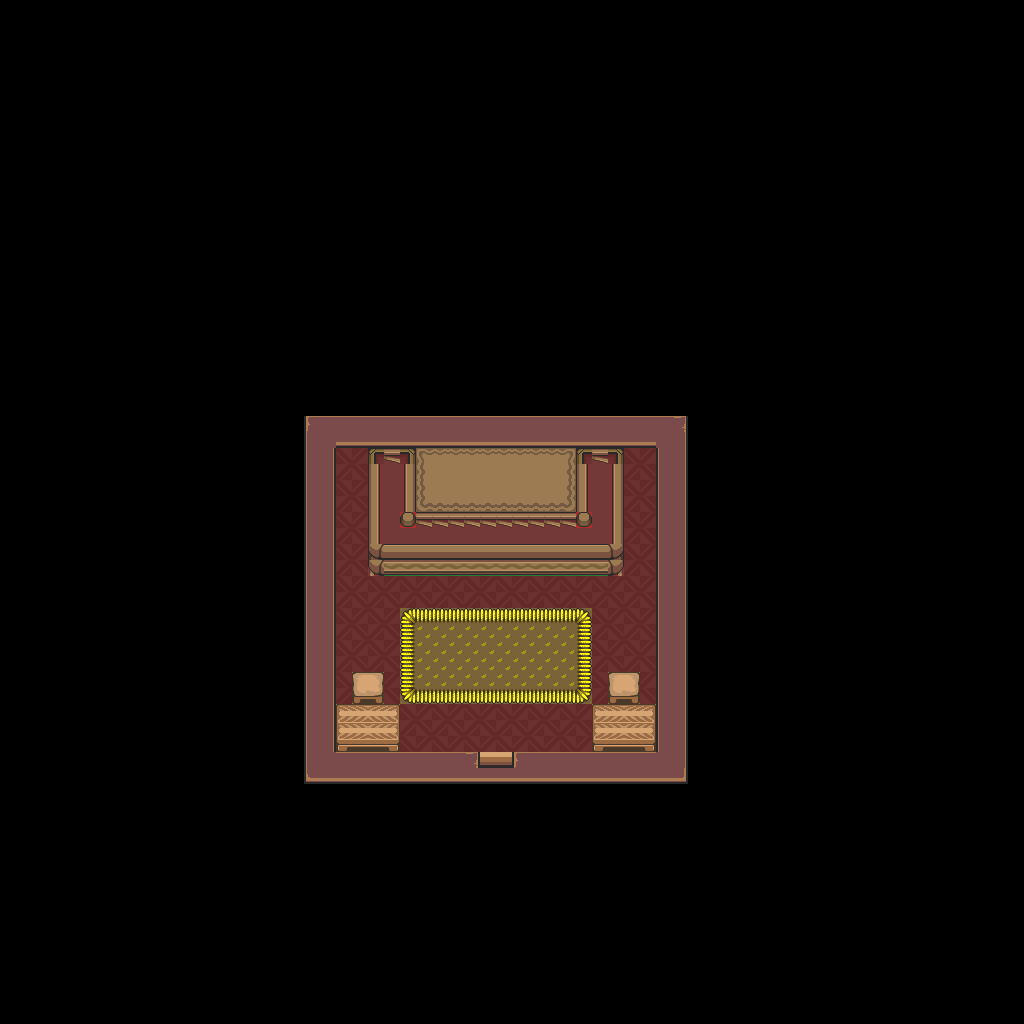

A 2D game scene composited from a Tiled map and its tileset images. What follows is a short description and the map's XML, with each tile layer's data collapsed to a summary:
An orthogonal 64x64 tile map with 16x16 px tiles, 1 tile layer (base), 1 hidden layer not drawn and 6 objects.

<map version="1.10" tiledversion="1.12.1" orientation="orthogonal" renderorder="right-down" width="64" height="64" tilewidth="16" tileheight="16" infinite="0" nextlayerid="3" nextobjectid="7">
 <tileset firstgid="1" source="../classiciphone_pics4.tsx" />
 <layer id="1" name="base" width="64" height="64">
  <data>[4096 cells, 4096 non-empty, 63 distinct tile ids]</data>
 </layer>
 <layer id="2" name="collision" width="64" height="64" visible="0">
  <properties><property name="collision" value="true" /></properties>
  <data>[4096 cells, 3826 non-empty, 1 distinct tile ids]</data>
 </layer>
 <objectgroup id="3" name="npcs">
  <object id="1" x="464.0" y="464.0" width="16" height="16">
   <properties>
    <property name="script" type="string">-- Auto-converted from GraalScript
-- // NPC by Mighty
-- if (created) {
-- // Initialize the attributes
-- showcharacter;
-- setcharprop #3,head13.png;
-- setcharprop #C0,orange;
-- setcharprop #C1,gray;
-- setcharprop #C2,gray;
-- setcharprop #C3,white;
-- setcharprop #C4,lightgray;
-- setcharprop #2,no-shield.png;
-- shieldpower = 1;
-- dir = 2;
end
-- [CLIENT-SIDE — server no-op]
-- if (created) {
-- x+=0.5;
-- }</property>
   </properties>
  </object>
  <object id="2" x="608.0" y="704.0" width="16" height="16">
   <properties>
    <property name="gani" value="stefanbook.png" />
    <property name="script" type="string">-- Auto-converted from GraalScript
-- // NPC made by Mighty</property>
   </properties>
  </object>
  <object id="3" x="352.0" y="704.0" width="16" height="16">
   <properties>
    <property name="gani" value="book16.png" />
    <property name="script" type="string">-- Auto-converted from GraalScript
-- // NPC made by Mighty</property>
   </properties>
  </object>
  <object id="4" x="384.0" y="480.0" width="16" height="16">
   <properties>
    <property name="gani" value="classic_smallclock.png" />
    <property name="script" type="string">-- Auto-converted from GraalScript
-- // NPC made by Mighty</property>
   </properties>
  </object>
  <object id="5" x="704.0" y="576.0" width="16" height="16">
   <properties>
    <property name="script" type="string">-- Auto-converted from GraalScript
-- join("level_nopk");</property>
   </properties>
  </object>
  <object id="6" x="416.0" y="512.0" width="16" height="16">
   <properties>
    <property name="gani" value="mgs_icon0.png" />
    <property name="script" type="string">-- Auto-converted from GraalScript
-- function onActionPurchase() {
-- if (clientr.stat_gelat &gt;= this.price) {
-- if (findweapon(this.itemname) != this.itemname) {
-- addweapon(this.itemname);
-- clientr.stat_gelat -= this.price;
-- say2("Come Again!");
-- } else {
-- say2("You already have this!?");
end
-- } else {
-- say2("Not enough gelat.");
end
end
-- function onCreated() {
-- setshape(1,32,32);
self.itemname = "-game-Graal Snake"
self.price = 1000
end
-- [CLIENT-SIDE — server no-op]
-- function onCreated() {
-- this.itemname = "Game: Graal Snake";
-- this.precedence = 1;
-- this.price = 1000;
-- this.currency = "gelat";
-- this.shopitem = 1;
-- }</property>
   </properties>
  </object>
 </objectgroup>
</map>
